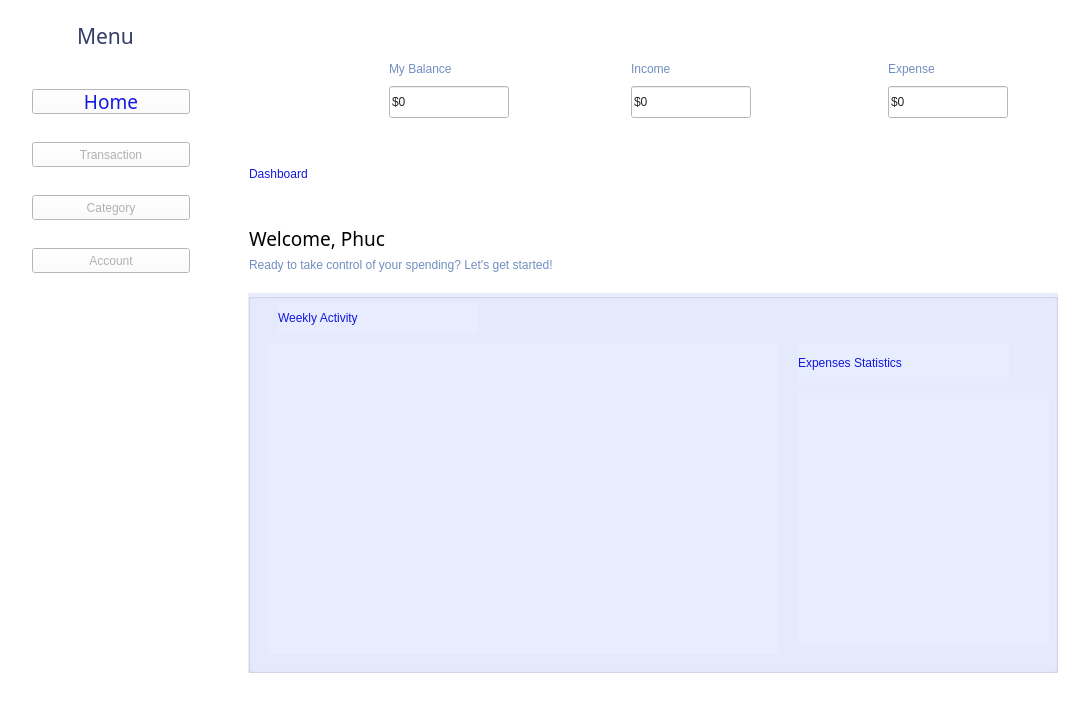
<?xml version="1.0" encoding="UTF-8"?>
<ui version="4.0">
 <class>MainWindow</class>
 <widget class="QMainWindow" name="MainWindow">
  <property name="geometry">
   <rect>
    <x>0</x>
    <y>0</y>
    <width>1080</width>
    <height>720</height>
   </rect>
  </property>
  <property name="sizePolicy">
   <sizepolicy hsizetype="Preferred" vsizetype="Preferred">
    <horstretch>0</horstretch>
    <verstretch>0</verstretch>
   </sizepolicy>
  </property>
  <property name="windowTitle">
   <string>Home</string>
  </property>
  <property name="windowIcon">
   <iconset>
    <normaloff>GitClone/Do_an_cky_KTLT/Images/Home/Icon_Home.png</normaloff>GitClone/Do_an_cky_KTLT/Images/Home/Icon_Home.png</iconset>
  </property>
  <property name="styleSheet">
   <string notr="true">background-color: rgb(255, 255, 255);</string>
  </property>
  <widget class="QWidget" name="centralwidget">
   <widget class="QPushButton" name="pushButton_home">
    <property name="geometry">
     <rect>
      <x>32</x>
      <y>89</y>
      <width>158</width>
      <height>25</height>
     </rect>
    </property>
    <property name="font">
     <font>
      <family>Bahnschrift SemiLight</family>
      <pointsize>14</pointsize>
      <weight>50</weight>
      <italic>false</italic>
      <bold>false</bold>
     </font>
    </property>
    <property name="styleSheet">
     <string notr="true">font: 14pt &quot;Bahnschrift SemiLight&quot;;
color: rgb(19, 23, 221);</string>
    </property>
    <property name="text">
     <string>Home</string>
    </property>
    <property name="icon">
     <iconset>
      <normaloff>../../Images/Home/Icon_Home.png</normaloff>../../Images/Home/Icon_Home.png</iconset>
    </property>
   </widget>
   <widget class="QLabel" name="label_menu">
    <property name="geometry">
     <rect>
      <x>77</x>
      <y>21</y>
      <width>70</width>
      <height>30</height>
     </rect>
    </property>
    <property name="font">
     <font>
      <family>Bahnschrift SemiLight</family>
      <pointsize>16</pointsize>
      <weight>50</weight>
      <italic>false</italic>
      <bold>false</bold>
     </font>
    </property>
    <property name="styleSheet">
     <string notr="true">color: rgb(52, 60, 106);
font: 16pt &quot;Bahnschrift SemiLight&quot;;</string>
    </property>
    <property name="text">
     <string>Menu</string>
    </property>
   </widget>
   <widget class="QLabel" name="label_2">
    <property name="geometry">
     <rect>
      <x>20</x>
      <y>21</y>
      <width>25</width>
      <height>25</height>
     </rect>
    </property>
    <property name="text">
     <string/>
    </property>
    <property name="pixmap">
     <pixmap>C:/Users/LAPTOP/Downloads/Images/Images/Home/Icon_Menu.png</pixmap>
    </property>
   </widget>
   <widget class="QPushButton" name="pushButton_transaction">
    <property name="geometry">
     <rect>
      <x>32</x>
      <y>142</y>
      <width>158</width>
      <height>25</height>
     </rect>
    </property>
    <property name="styleSheet">
     <string notr="true">font: 14pt &quot;Bahnschrift SemiLight&quot;;
color: rgb(177, 177, 177);</string>
    </property>
    <property name="text">
     <string>Transaction</string>
    </property>
    <property name="icon">
     <iconset>
      <normaloff>../../Images/Home/Icon_Transaction.png</normaloff>../../Images/Home/Icon_Transaction.png</iconset>
    </property>
   </widget>
   <widget class="QPushButton" name="pushButton_account">
    <property name="geometry">
     <rect>
      <x>32</x>
      <y>248</y>
      <width>158</width>
      <height>25</height>
     </rect>
    </property>
    <property name="styleSheet">
     <string notr="true">font: 14pt &quot;Bahnschrift SemiLight&quot;;
color: rgb(177, 177, 177);</string>
    </property>
    <property name="text">
     <string>Account</string>
    </property>
    <property name="icon">
     <iconset>
      <normaloff>../../Images/Home/Icon_Setting.png</normaloff>../../Images/Home/Icon_Setting.png</iconset>
    </property>
   </widget>
   <widget class="QPushButton" name="pushButton_category">
    <property name="geometry">
     <rect>
      <x>32</x>
      <y>195</y>
      <width>158</width>
      <height>25</height>
     </rect>
    </property>
    <property name="styleSheet">
     <string notr="true">font: 14pt &quot;Bahnschrift SemiLight&quot;;
color: rgb(177, 177, 177);</string>
    </property>
    <property name="text">
     <string>Category</string>
    </property>
    <property name="icon">
     <iconset>
      <normaloff>../../Images/Home/Icon_Category.png</normaloff>../../Images/Home/Icon_Category.png</iconset>
    </property>
   </widget>
   <widget class="QLabel" name="label">
    <property name="geometry">
     <rect>
      <x>389</x>
      <y>59</y>
      <width>121</width>
      <height>20</height>
     </rect>
    </property>
    <property name="styleSheet">
     <string notr="true">font: 14pt &quot;Bahnschrift SemiLight&quot;;
color: rgb(113, 142, 191)</string>
    </property>
    <property name="text">
     <string>My Balance</string>
    </property>
   </widget>
   <widget class="QLabel" name="label_3">
    <property name="geometry">
     <rect>
      <x>299</x>
      <y>54</y>
      <width>70</width>
      <height>70</height>
     </rect>
    </property>
    <property name="text">
     <string/>
    </property>
    <property name="pixmap">
     <pixmap>../../Images/Home/Icon_MyBalance.png</pixmap>
    </property>
   </widget>
   <widget class="QLineEdit" name="lineEdit_mybalance">
    <property name="geometry">
     <rect>
      <x>389</x>
      <y>86</y>
      <width>120</width>
      <height>32</height>
     </rect>
    </property>
    <property name="styleSheet">
     <string notr="true">font: 14pt &quot;Bahnschrift SemiLight&quot;;
color: rgb(35, 35, 35)</string>
    </property>
    <property name="text">
     <string>$0</string>
    </property>
   </widget>
   <widget class="QLabel" name="label_4">
    <property name="geometry">
     <rect>
      <x>631</x>
      <y>59</y>
      <width>121</width>
      <height>20</height>
     </rect>
    </property>
    <property name="styleSheet">
     <string notr="true">font: 14pt &quot;Bahnschrift SemiLight&quot;;
color: rgb(113, 142, 191)</string>
    </property>
    <property name="text">
     <string>Income</string>
    </property>
   </widget>
   <widget class="QLineEdit" name="lineEdit_income">
    <property name="geometry">
     <rect>
      <x>631</x>
      <y>86</y>
      <width>120</width>
      <height>32</height>
     </rect>
    </property>
    <property name="styleSheet">
     <string notr="true">font: 14pt &quot;Bahnschrift SemiLight&quot;;
color: rgb(35, 35, 35)</string>
    </property>
    <property name="text">
     <string>$0</string>
    </property>
   </widget>
   <widget class="QLabel" name="label_5">
    <property name="geometry">
     <rect>
      <x>541</x>
      <y>54</y>
      <width>70</width>
      <height>70</height>
     </rect>
    </property>
    <property name="text">
     <string/>
    </property>
    <property name="pixmap">
     <pixmap>../../Images/Home/Icon_Income.png</pixmap>
    </property>
   </widget>
   <widget class="QLabel" name="label_6">
    <property name="geometry">
     <rect>
      <x>888</x>
      <y>59</y>
      <width>121</width>
      <height>20</height>
     </rect>
    </property>
    <property name="styleSheet">
     <string notr="true">font: 14pt &quot;Bahnschrift SemiLight&quot;;
color: rgb(113, 142, 191)</string>
    </property>
    <property name="text">
     <string>Expense</string>
    </property>
   </widget>
   <widget class="QLineEdit" name="lineEdit_expenses">
    <property name="geometry">
     <rect>
      <x>888</x>
      <y>86</y>
      <width>120</width>
      <height>32</height>
     </rect>
    </property>
    <property name="styleSheet">
     <string notr="true">font: 14pt &quot;Bahnschrift SemiLight&quot;;
color: rgb(35, 35, 35)</string>
    </property>
    <property name="text">
     <string>$0</string>
    </property>
   </widget>
   <widget class="QLabel" name="label_7">
    <property name="geometry">
     <rect>
      <x>798</x>
      <y>54</y>
      <width>70</width>
      <height>70</height>
     </rect>
    </property>
    <property name="text">
     <string/>
    </property>
    <property name="pixmap">
     <pixmap>../../Images/Home/Icon_Expenses.png</pixmap>
    </property>
   </widget>
   <widget class="QLabel" name="label_8">
    <property name="geometry">
     <rect>
      <x>249</x>
      <y>149</y>
      <width>261</width>
      <height>50</height>
     </rect>
    </property>
    <property name="styleSheet">
     <string notr="true">font: 32pt &quot;Bahnschrift SemiLight&quot;;
color: rgb(19, 23, 221);</string>
    </property>
    <property name="text">
     <string>Dashboard</string>
    </property>
   </widget>
   <widget class="QLabel" name="label_welcome">
    <property name="geometry">
     <rect>
      <x>249</x>
      <y>222</y>
      <width>157</width>
      <height>33</height>
     </rect>
    </property>
    <property name="font">
     <font>
      <family>Bahnschrift SemiLight</family>
      <pointsize>14</pointsize>
      <weight>50</weight>
      <italic>false</italic>
      <bold>false</bold>
     </font>
    </property>
    <property name="styleSheet">
     <string notr="true">font: 14pt &quot;Bahnschrift SemiLight&quot;;
color: rgb(0, 0, 0)</string>
    </property>
    <property name="text">
     <string>Welcome, Phuc</string>
    </property>
    <property name="alignment">
     <set>Qt::AlignLeading|Qt::AlignLeft|Qt::AlignVCenter</set>
    </property>
   </widget>
   <widget class="QLabel" name="label_10">
    <property name="geometry">
     <rect>
      <x>406</x>
      <y>222</y>
      <width>25</width>
      <height>25</height>
     </rect>
    </property>
    <property name="font">
     <font>
      <pointsize>6</pointsize>
     </font>
    </property>
    <property name="text">
     <string/>
    </property>
    <property name="pixmap">
     <pixmap>../../Images/Home/Icon_Hello.png</pixmap>
    </property>
   </widget>
   <widget class="QLabel" name="label_11">
    <property name="geometry">
     <rect>
      <x>249</x>
      <y>255</y>
      <width>450</width>
      <height>20</height>
     </rect>
    </property>
    <property name="styleSheet">
     <string notr="true">font: 8pt &quot;Bahnschrift SemiLight&quot;;
color: rgb(113, 142, 191);</string>
    </property>
    <property name="text">
     <string>Ready to take control of your spending? Let's get started!</string>
    </property>
   </widget>
   <widget class="QGroupBox" name="groupBox">
    <property name="geometry">
     <rect>
      <x>248</x>
      <y>293</y>
      <width>810</width>
      <height>380</height>
     </rect>
    </property>
    <property name="styleSheet">
     <string notr="true">background-color: rgb(231, 237, 255);</string>
    </property>
    <property name="title">
     <string/>
    </property>
    <widget class="QLabel" name="label_12">
     <property name="geometry">
      <rect>
       <x>30</x>
       <y>9</y>
       <width>200</width>
       <height>31</height>
      </rect>
     </property>
     <property name="styleSheet">
      <string notr="true">font: 16pt &quot;Bahnschrift SemiLight&quot;;
color:rgb(19, 23, 221)</string>
     </property>
     <property name="text">
      <string>Weekly Activity</string>
     </property>
    </widget>
    <widget class="QWidget" name="verticalLayoutWidget">
     <property name="geometry">
      <rect>
       <x>20</x>
       <y>50</y>
       <width>511</width>
       <height>311</height>
      </rect>
     </property>
     <layout class="QVBoxLayout" name="Columnchart"/>
    </widget>
    <widget class="QWidget" name="verticalLayoutWidget_2">
     <property name="geometry">
      <rect>
       <x>550</x>
       <y>100</y>
       <width>251</width>
       <height>251</height>
      </rect>
     </property>
     <layout class="QVBoxLayout" name="Piechart"/>
    </widget>
    <widget class="QLabel" name="label_13">
     <property name="geometry">
      <rect>
       <x>550</x>
       <y>50</y>
       <width>211</width>
       <height>40</height>
      </rect>
     </property>
     <property name="styleSheet">
      <string notr="true">font: 14pt &quot;Bahnschrift SemiLight&quot;;
color: rgb(19, 23, 221);</string>
     </property>
     <property name="text">
      <string>Expenses Statistics</string>
     </property>
    </widget>
   </widget>
   <widget class="QLabel" name="label_14">
    <property name="geometry">
     <rect>
      <x>960</x>
      <y>210</y>
      <width>80</width>
      <height>80</height>
     </rect>
    </property>
    <property name="text">
     <string/>
    </property>
    <property name="textFormat">
     <enum>Qt::PlainText</enum>
    </property>
    <property name="pixmap">
     <pixmap>../../Images/Home/Icon_Robot.png</pixmap>
    </property>
   </widget>
  </widget>
  <widget class="QMenuBar" name="menubar">
   <property name="geometry">
    <rect>
     <x>0</x>
     <y>0</y>
     <width>1080</width>
     <height>21</height>
    </rect>
   </property>
  </widget>
  <widget class="QStatusBar" name="statusbar"/>
 </widget>
 <resources/>
 <connections/>
</ui>
